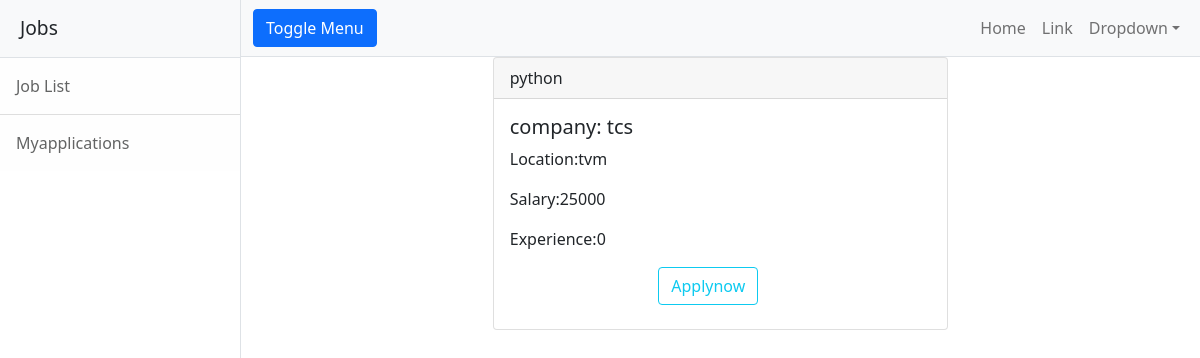
The page /candidates/job.detail/7 (signed in) on the database its author committed.
### employer/models.py (models this page shows, shortened)
class Jobs(models.Model):#mapping to table in db
    job_title=models.CharField(max_length=150)
    company=models.ForeignKey(User,on_delete=models.CASCADE,related_name="company")#company is adding the job so it is foreign key-one to many
    location=models.CharField(max_length=150)
    salary=models.PositiveIntegerField(null=True)#if the field is not added it will be added to db
    experience=models.PositiveIntegerField(default=0)#if the person has no experence then it will default as zero but if we added the experience it will change..
    created_date=models.DateField(auto_now_add=True)#obtain automatically current date and time
    last_date=models.DateField(null=True)
    active_status=models.BooleanField(default=True)#

class User(AbstractUser):
    options=(
             ("employer","employer"),
             ("candidate","candidate")
             )
    role=models.CharField(max_length=120,choices=options,default="candidate")
    phone=models.CharField(max_length=12,null=True)

class CompanyProfile(models.Model):
    company_name=models.CharField(max_length=150)
    user=models.OneToOneField(User,on_delete=models.CASCADE,related_name="employer")#related name for parent child referencing..request.user.employer.logo(it will points to companyprofile logo)
    logo=models.ImageField(upload_to="companyprofile",null=True)
    location=models.CharField(max_length=120)
    services=models.CharField(max_length=120)
    description=models.CharField(max_length=200)

### candidates/views.py (the view)
# urls.py: path("job.detail/<int:id>",views.CandidateJobDetailView.as_view(),name="cand-detailjob"),
@method_decorator(signin_required,name="dispatch")
class CandidateJobDetailView(DetailView):
    model=Jobs
    context_object_name = "job"
    template_name = "candidate/jobdetail.html"
    pk_url_kwarg ="id"
    def get_context_data(self, **kwargs):
        context=super().get_context_data(**kwargs)
        is_applied=Applications.objects.filter(applicant=self.request.user,job=self.object)
        context["is_applied"]=is_applied
        return context

### candidates/templates/candidate/jobdetail.html
{%extends 'candidate/base.html'%}
{%load static%}
{%block body_block%}
<div class="row">
    <div class="col-3"></div>
     <div class="col-6">
        <div class="card text">
           <div class="card-header">{{job.job_title}}</div>
               <div class="card-body">
                  <h5 class="card-title">
                    <span>company:</span>   {{job.company.employer.company_name}}</h5>
                        <p class="card-text">Location:{{job.location}}</p>
                        <p class="card-text">Salary:{{job.salary}}</p>
                        <p class="card-text">Experience:{{job.experience}}</p>
  <div class="row">
        <div class="col-4"></div>
        {%if is_applied%}
                <div class="col-4">
                 <a href="" class="btn btn-outline-success mb-2">Applied</a>
                </div>
         {%else%}
                <div class="col-4">
                <a href="{%url 'applynow' job.id%}" class="btn btn-outline-info mb-2">Applynow</a>
                </div>
         {%endif%}
        <div class="col-4"></div>
    </div>
              </div>
        </div>
     </div>
    <div class="col-3"></div>
</div>
{%endblock%}

### rows shown on the page
Jobs: job_title "python", company.employer.company_name "tcs", location "tvm", salary "25000", experience "0"
